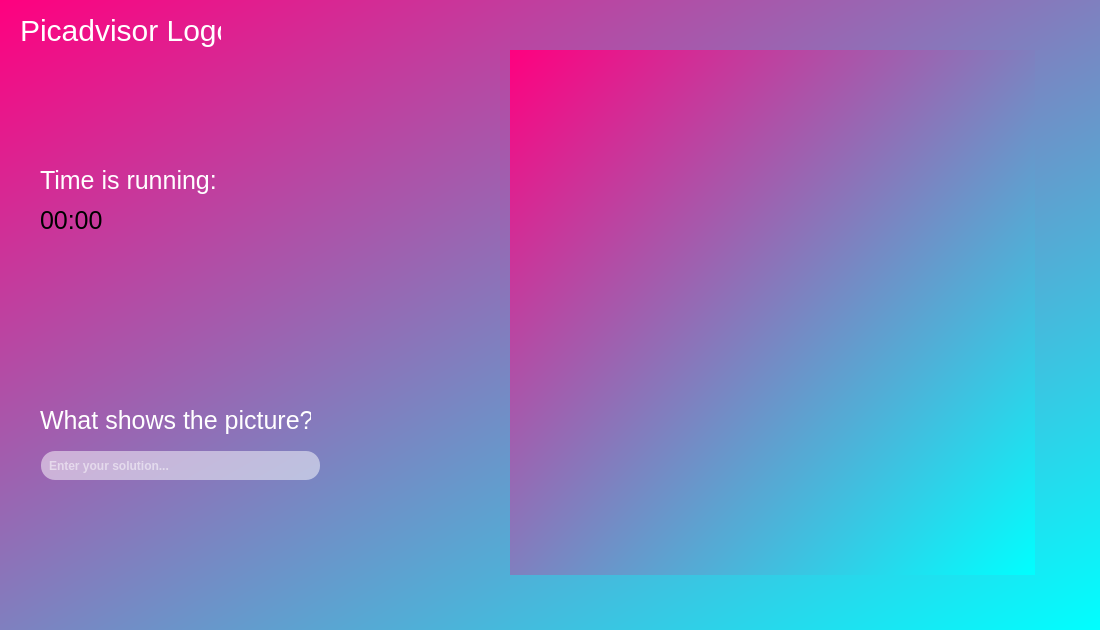
<?xml version="1.0" encoding="UTF-8"?>
<ui version="4.0">
 <class>FrmGameWindow</class>
 <widget class="QWidget" name="FrmGameWindow">
  <property name="geometry">
   <rect>
    <x>0</x>
    <y>0</y>
    <width>1100</width>
    <height>630</height>
   </rect>
  </property>
  <property name="windowTitle">
   <string>Form</string>
  </property>
  <property name="styleSheet">
   <string notr="true">background-color: qlineargradient(spread:pad, x1:0, y1:0, x2:1, y2:1, stop:0 rgba(255, 0, 127, 255), stop:1 rgba(0, 255, 255, 255));</string>
  </property>
  <widget class="QLabel" name="label">
   <property name="geometry">
    <rect>
     <x>20</x>
     <y>10</y>
     <width>201</width>
     <height>41</height>
    </rect>
   </property>
   <property name="styleSheet">
    <string notr="true">background-color: rgba(0,0,0,0);
font-size: 30px;
font-weight: 400;
color: white;</string>
   </property>
   <property name="text">
    <string>Picadvisor Logo</string>
   </property>
  </widget>
  <widget class="QLineEdit" name="edtSolution">
   <property name="geometry">
    <rect>
     <x>40</x>
     <y>450</y>
     <width>281</width>
     <height>31</height>
    </rect>
   </property>
   <property name="styleSheet">
    <string notr="true">background-color: rgba(255,255,255,0.5);
border: 2px solid rgba(0,0,0,0);
border-radius: 15px;
font-weight: 500;
padding: 5px;
color: white;</string>
   </property>
   <property name="text">
    <string/>
   </property>
   <property name="placeholderText">
    <string>Enter your solution...</string>
   </property>
  </widget>
  <widget class="QLabel" name="lblSolution">
   <property name="geometry">
    <rect>
     <x>40</x>
     <y>400</y>
     <width>271</width>
     <height>41</height>
    </rect>
   </property>
   <property name="styleSheet">
    <string notr="true">background-color: rgba(0,0,0,0);
font-size: 25px;
font-weight: 400;
color: white;</string>
   </property>
   <property name="text">
    <string>What shows the picture?</string>
   </property>
  </widget>
  <widget class="QLabel" name="lblTimer">
   <property name="geometry">
    <rect>
     <x>40</x>
     <y>200</y>
     <width>121</width>
     <height>41</height>
    </rect>
   </property>
   <property name="styleSheet">
    <string notr="true">background-color: rgba(0,0,0,0);
color: 'white';
font-size: 25px;</string>
   </property>
   <property name="text">
    <string>00:00</string>
   </property>
   <property name="alignment">
    <set>Qt::AlignLeading|Qt::AlignLeft|Qt::AlignVCenter</set>
   </property>
  </widget>
  <widget class="QLabel" name="lblSolution_2">
   <property name="geometry">
    <rect>
     <x>40</x>
     <y>160</y>
     <width>181</width>
     <height>41</height>
    </rect>
   </property>
   <property name="styleSheet">
    <string notr="true">background-color: rgba(0,0,0,0);
font-size: 25px;
font-weight: 400;
color: white;</string>
   </property>
   <property name="text">
    <string>Time is running:</string>
   </property>
  </widget>
  <widget class="QLabel" name="lblShowImage">
   <property name="geometry">
    <rect>
     <x>510</x>
     <y>50</y>
     <width>525</width>
     <height>525</height>
    </rect>
   </property>
   <property name="text">
    <string/>
   </property>
  </widget>
 </widget>
 <resources/>
 <connections/>
</ui>
